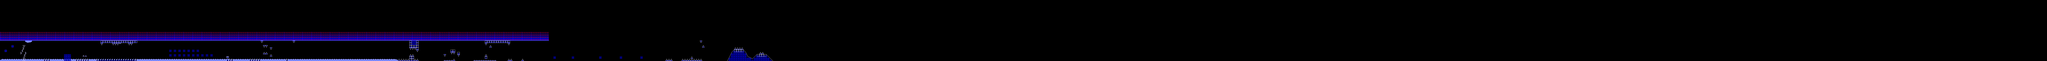

The image is a tile-based game level rendered from a .tmx file. Its description and source (layers, tilesets, objects; grid data summarised) follow:
An orthogonal 895x27 tile map with 16x16 px tiles, 2 tile layers (l2, l1), 2 tilesets and 109 objects.

<map version="1.10" tiledversion="1.11.0" orientation="orthogonal" renderorder="right-down" width="895" height="27" tilewidth="16" tileheight="16" infinite="0" nextlayerid="8" nextobjectid="608">
 <editorsettings>
  <export target="test.json" format="json" />
 </editorsettings>
 <properties>
  <property name="BG" type="color" value="#ff283eff" />
  <property name="Background Type" type="int" value="0" />
  <property name="GROUND" type="color" value="#ff0013c8" />
  <property name="Gamemode" type="int" value="0" />
  <property name="Ground Type" type="int" value="0" />
  <property name="Level name" value="TEST" />
  <property name="Song" value="STEREOMA" />
  <property name="Speed" type="int" value="1" />
 </properties>
 <tileset firstgid="1" source="famidash.tsx" />
 <tileset firstgid="16385" source="sprites.tsx" />
 <layer id="4" name="l2" width="895" height="27">
  <data>[24165 cells, 24165 non-empty, 11 distinct tile ids]</data>
 </layer>
 <layer id="1" name="l1" width="895" height="27">
  <data>[24165 cells, 24165 non-empty, 36 distinct tile ids]</data>
 </layer>
 <objectgroup id="7" name="SP">
  <object id="419" gid="16411" x="2720" y="416" width="16" height="16">
   <properties>
    <property name="enable rotation" type="bool" value="true" />
    <property name="rotation angle" type="int" value="45" />
   </properties>
  </object>
  <object id="420" gid="16395" x="2768" y="432" width="16" height="16" />
  <object id="421" gid="16394" x="2848" y="416" width="16" height="16" />
  <object id="423" gid="16404" x="3088" y="432" width="16" height="16" />
  <object id="424" gid="16403" x="3136" y="432" width="16" height="16" />
  <object id="425" gid="16395" x="3296" y="432" width="16" height="16" />
  <object id="428" gid="16401" x="3376" y="416" width="16" height="16" />
  <object id="429" gid="16399" x="3648" y="400" width="16" height="16">
   <properties>
    <property name="enable rotation" type="bool" value="true" />
    <property name="rotation angle" type="int" value="270" />
   </properties>
  </object>
  <object id="430" gid="16399" x="3728" y="400" width="16" height="16">
   <properties>
    <property name="enable rotation" type="bool" value="true" />
    <property name="rotation angle" type="int" value="90" />
   </properties>
  </object>
  <object id="431" gid="16386" x="1680" y="416" width="16" height="16" />
  <object id="432" gid="16395" x="1728" y="432" width="16" height="16" />
  <object id="433" gid="16394" x="1792" y="400" width="16" height="16" />
  <object id="434" gid="16404" x="2112" y="432" width="16" height="16" />
  <object id="435" gid="16403" x="2160" y="432" width="16" height="16" />
  <object id="444" gid="16414" x="1536" y="416" width="16" height="16" />
  <object id="445" gid="16404" x="288" y="432" width="16" height="16" />
  <object id="446" gid="16403" x="320" y="432" width="16" height="16" />
  <object id="447" gid="16402" x="384" y="432" width="16" height="16" />
  <object id="448" gid="16402" x="400" y="400" width="16" height="16">
   <properties>
    <property name="vflip" type="bool" value="true" />
   </properties>
  </object>
  <object id="450" gid="16411" x="464" y="416" width="16" height="16">
   <properties>
    <property name="enable rotation" type="bool" value="false" />
    <property name="rotation angle" type="int" value="0" />
   </properties>
  </object>
  <object id="451" gid="16395" x="512" y="432" width="16" height="16" />
  <object id="452" gid="16394" x="560" y="416" width="16" height="16" />
  <object id="453" gid="16402" x="656" y="432" width="16" height="16" />
  <object id="455" gid="16404" x="768" y="320" width="16" height="16">
   <properties>
    <property name="vflip" type="bool" value="true" />
   </properties>
  </object>
  <object id="456" gid="16403" x="800" y="320" width="16" height="16" />
  <object id="457" gid="16404" x="880" y="320" width="16" height="16">
   <properties>
    <property name="vflip" type="bool" value="true" />
   </properties>
  </object>
  <object id="458" gid="16401" x="912" y="320" width="16" height="16" />
  <object id="459" gid="16387" x="1104" y="416" width="16" height="16" />
  <object id="497" gid="16415" x="1207" y="409" width="16" height="16" />
  <object id="498" gid="16417" x="1234.5" y="410" width="16" height="16" />
  <object id="499" gid="16418" x="1269" y="410.5" width="16" height="16" />
  <object id="500" gid="16419" x="1297" y="408.5" width="16" height="16" />
  <object id="501" gid="16420" x="1320.5" y="410" width="16" height="16" />
  <object id="502" gid="16421" x="1352" y="408.5" width="16" height="16" />
  <object id="503" gid="16422" x="1382" y="410.5" width="16" height="16" />
  <object id="504" gid="16423" x="1415" y="409.5" width="16" height="16" />
  <object id="505" gid="16424" x="1443.5" y="409" width="16" height="16" />
  <object id="506" gid="16416" x="1180" y="407.5" width="16" height="16" />
  <object id="508" gid="16426" x="32" y="368" width="16" height="16">
   <properties>
    <property name="bg layer" value="0" />
   </properties>
  </object>
  <object id="511" gid="16428" x="80" y="416" width="16" height="16" />
  <object id="512" gid="16426" x="80" y="336" width="16" height="16">
   <properties>
    <property name="bg layer" value="2" />
   </properties>
  </object>
  <object id="513" gid="16427" x="64" y="384" width="16" height="16" />
  <object id="514" gid="16428" x="96" y="412" width="16" height="16">
   <properties>
    <property name="metatile ID appearance" type="int" value="20" />
   </properties>
  </object>
  <object id="516" gid="16413" x="240" y="416" width="16" height="16" />
  <object id="520" gid="16429" x="680" y="380" width="16" height="16" />
  <object id="521" gid="16430" x="1200" y="432" width="16" height="16" />
  <object id="522" gid="16431" x="1208" y="432" width="16" height="16" />
  <object id="523" gid="16430" x="1216" y="432" width="16" height="16" />
  <object id="524" gid="16431" x="1224" y="432" width="16" height="16" />
  <object id="525" gid="16430" x="1232" y="432" width="16" height="16" />
  <object id="526" gid="16431" x="1240" y="432" width="16" height="16" />
  <object id="529" gid="16430" x="1248" y="432" width="16" height="16" />
  <object id="530" gid="16431" x="1256" y="432" width="16" height="16" />
  <object id="531" gid="16430" x="1264" y="432" width="16" height="16" />
  <object id="532" gid="16431" x="1272" y="432" width="16" height="16" />
  <object id="533" gid="16430" x="1280" y="432" width="16" height="16" />
  <object id="534" gid="16431" x="1288" y="432" width="16" height="16" />
  <object id="550" gid="16430" x="1296" y="432" width="16" height="16" />
  <object id="551" gid="16431" x="1304" y="432" width="16" height="16" />
  <object id="552" gid="16430" x="1312" y="432" width="16" height="16" />
  <object id="553" gid="16431" x="1320" y="432" width="16" height="16" />
  <object id="554" gid="16432" x="128" y="352" width="16" height="16">
   <properties>
    <property name="color channel" value="LBG" />
   </properties>
  </object>
  <object id="555" gid="16433" x="168" y="352" width="16" height="16" />
  <object id="556" gid="16434" x="208" y="352" width="16" height="16" />
  <object id="557" gid="16435" x="240" y="352" width="16" height="16" />
  <object id="558" gid="16430" x="2304" y="368" width="16" height="16" />
  <object id="559" gid="16436" x="16" y="400" width="16" height="16" />
  <object id="560" gid="16426" x="784" y="384" width="16" height="16" />
  <object id="561" gid="16433" x="784" y="384" width="16" height="16" />
  </objectgroup>
</map>
<!-- 40 of 109 objects omitted -->
